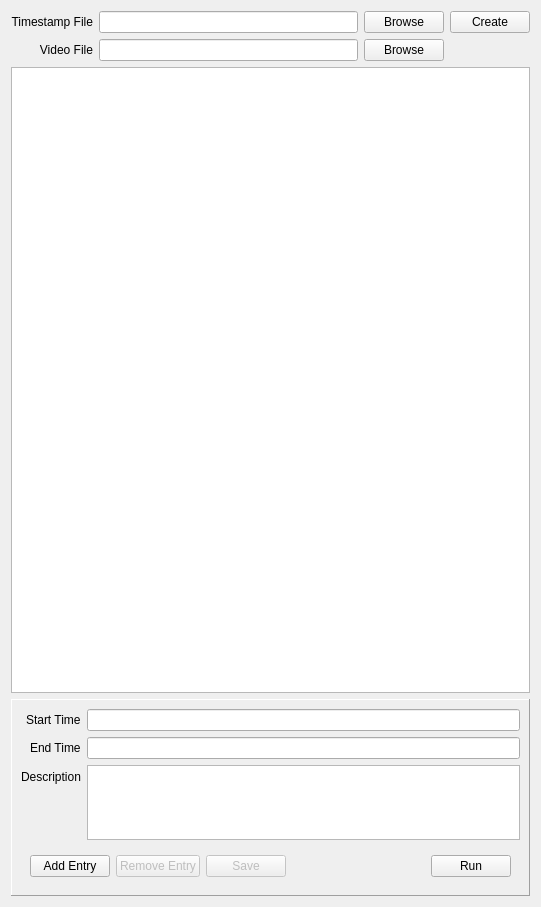
<?xml version="1.0" encoding="UTF-8"?>
<ui version="4.0">
 <class>VideoPlayerWindow_TimestampSidebarWidget</class>
 <widget class="QWidget" name="VideoPlayerWindow_TimestampSidebarWidget">
  <property name="geometry">
   <rect>
    <x>0</x>
    <y>0</y>
    <width>541</width>
    <height>907</height>
   </rect>
  </property>
  <property name="windowTitle">
   <string>Form</string>
  </property>
  <layout class="QVBoxLayout" name="verticalLayout">
   <item>
    <layout class="QGridLayout" name="gridLayout">
     <item row="0" column="0">
      <widget class="QLabel" name="label_timestamp">
       <property name="text">
        <string>Timestamp File</string>
       </property>
       <property name="alignment">
        <set>Qt::AlignRight|Qt::AlignTrailing|Qt::AlignVCenter</set>
       </property>
      </widget>
     </item>
     <item row="0" column="1">
      <widget class="QLineEdit" name="entry_timestamp">
       <property name="sizePolicy">
        <sizepolicy hsizetype="Expanding" vsizetype="Fixed">
         <horstretch>0</horstretch>
         <verstretch>0</verstretch>
        </sizepolicy>
       </property>
       <property name="autoFillBackground">
        <bool>false</bool>
       </property>
       <property name="styleSheet">
        <string notr="true"/>
       </property>
       <property name="readOnly">
        <bool>true</bool>
       </property>
      </widget>
     </item>
     <item row="0" column="2">
      <widget class="QPushButton" name="button_timestamp_browse">
       <property name="text">
        <string>Browse</string>
       </property>
      </widget>
     </item>
     <item row="0" column="3">
      <widget class="QPushButton" name="button_timestamp_create">
       <property name="text">
        <string>Create</string>
       </property>
      </widget>
     </item>
     <item row="1" column="0">
      <widget class="QLabel" name="label_video">
       <property name="text">
        <string>Video File</string>
       </property>
       <property name="alignment">
        <set>Qt::AlignRight|Qt::AlignTrailing|Qt::AlignVCenter</set>
       </property>
      </widget>
     </item>
     <item row="1" column="1">
      <widget class="QLineEdit" name="entry_video">
       <property name="autoFillBackground">
        <bool>false</bool>
       </property>
       <property name="readOnly">
        <bool>true</bool>
       </property>
      </widget>
     </item>
     <item row="1" column="2">
      <widget class="QPushButton" name="button_video_browse">
       <property name="text">
        <string>Browse</string>
       </property>
      </widget>
     </item>
    </layout>
   </item>
   <item>
    <widget class="TimestampTableView" name="list_timestamp">
     <property name="verticalScrollBarPolicy">
      <enum>Qt::ScrollBarAsNeeded</enum>
     </property>
     <property name="editTriggers">
      <set>QAbstractItemView::NoEditTriggers</set>
     </property>
     <property name="alternatingRowColors">
      <bool>true</bool>
     </property>
     <property name="selectionMode">
      <enum>QAbstractItemView::SingleSelection</enum>
     </property>
     <property name="selectionBehavior">
      <enum>QAbstractItemView::SelectRows</enum>
     </property>
     <attribute name="horizontalHeaderHighlightSections">
      <bool>false</bool>
     </attribute>
     <attribute name="horizontalHeaderStretchLastSection">
      <bool>true</bool>
     </attribute>
     <attribute name="verticalHeaderHighlightSections">
      <bool>false</bool>
     </attribute>
    </widget>
   </item>
   <item>
    <widget class="QFrame" name="frame_timestamp_detail">
     <property name="sizePolicy">
      <sizepolicy hsizetype="Preferred" vsizetype="Fixed">
       <horstretch>0</horstretch>
       <verstretch>0</verstretch>
      </sizepolicy>
     </property>
     <property name="frameShape">
      <enum>QFrame::Panel</enum>
     </property>
     <property name="frameShadow">
      <enum>QFrame::Raised</enum>
     </property>
     <layout class="QFormLayout" name="formLayout">
      <property name="labelAlignment">
       <set>Qt::AlignRight|Qt::AlignTrailing|Qt::AlignVCenter</set>
      </property>
      <item row="0" column="0">
       <widget class="QLabel" name="label_start_time">
        <property name="text">
         <string>Start Time</string>
        </property>
       </widget>
      </item>
      <item row="0" column="1">
       <widget class="QLineEdit" name="entry_start_time">
        <property name="enabled">
         <bool>true</bool>
        </property>
        <property name="autoFillBackground">
         <bool>false</bool>
        </property>
        <property name="readOnly">
         <bool>true</bool>
        </property>
       </widget>
      </item>
      <item row="1" column="0">
       <widget class="QLabel" name="label_end_time">
        <property name="text">
         <string>End Time</string>
        </property>
       </widget>
      </item>
      <item row="1" column="1">
       <widget class="QLineEdit" name="entry_end_time">
        <property name="enabled">
         <bool>true</bool>
        </property>
        <property name="autoFillBackground">
         <bool>false</bool>
        </property>
        <property name="readOnly">
         <bool>true</bool>
        </property>
       </widget>
      </item>
      <item row="2" column="0">
       <widget class="QLabel" name="label_description">
        <property name="text">
         <string>Description</string>
        </property>
       </widget>
      </item>
      <item row="2" column="1">
       <widget class="PlainTextEdit" name="entry_description">
        <property name="enabled">
         <bool>true</bool>
        </property>
        <property name="maximumSize">
         <size>
          <width>16777215</width>
          <height>75</height>
         </size>
        </property>
        <property name="autoFillBackground">
         <bool>false</bool>
        </property>
       </widget>
      </item>
      <item row="3" column="0" colspan="2">
       <widget class="QFrame" name="frame">
        <property name="frameShape">
         <enum>QFrame::NoFrame</enum>
        </property>
        <property name="frameShadow">
         <enum>QFrame::Plain</enum>
        </property>
        <property name="lineWidth">
         <number>0</number>
        </property>
        <layout class="QHBoxLayout" name="horizontalLayout">
         <item>
          <widget class="QPushButton" name="button_add_entry">
           <property name="text">
            <string>Add Entry</string>
           </property>
          </widget>
         </item>
         <item>
          <widget class="QPushButton" name="button_remove_entry">
           <property name="enabled">
            <bool>false</bool>
           </property>
           <property name="text">
            <string>Remove Entry</string>
           </property>
          </widget>
         </item>
         <item>
          <widget class="QPushButton" name="button_save">
           <property name="enabled">
            <bool>false</bool>
           </property>
           <property name="text">
            <string>Save</string>
           </property>
          </widget>
         </item>
         <item>
          <spacer name="horizontalSpacer_2">
           <property name="orientation">
            <enum>Qt::Horizontal</enum>
           </property>
           <property name="sizeHint" stdset="0">
            <size>
             <width>40</width>
             <height>20</height>
            </size>
           </property>
          </spacer>
         </item>
         <item>
          <widget class="QPushButton" name="button_run">
           <property name="text">
            <string>Run</string>
           </property>
          </widget>
         </item>
        </layout>
       </widget>
      </item>
     </layout>
    </widget>
   </item>
  </layout>
 </widget>
 <customwidgets>
  <customwidget>
   <class>TimestampTableView</class>
   <extends>QTableView</extends>
   <header>GUI.Windows.VideoPlayer</header>
  </customwidget>
  <customwidget>
   <class>PlainTextEdit</class>
   <extends>QPlainTextEdit</extends>
   <header>GUI.Windows.VideoPlayer</header>
  </customwidget>
 </customwidgets>
 <resources/>
 <connections/>
</ui>
